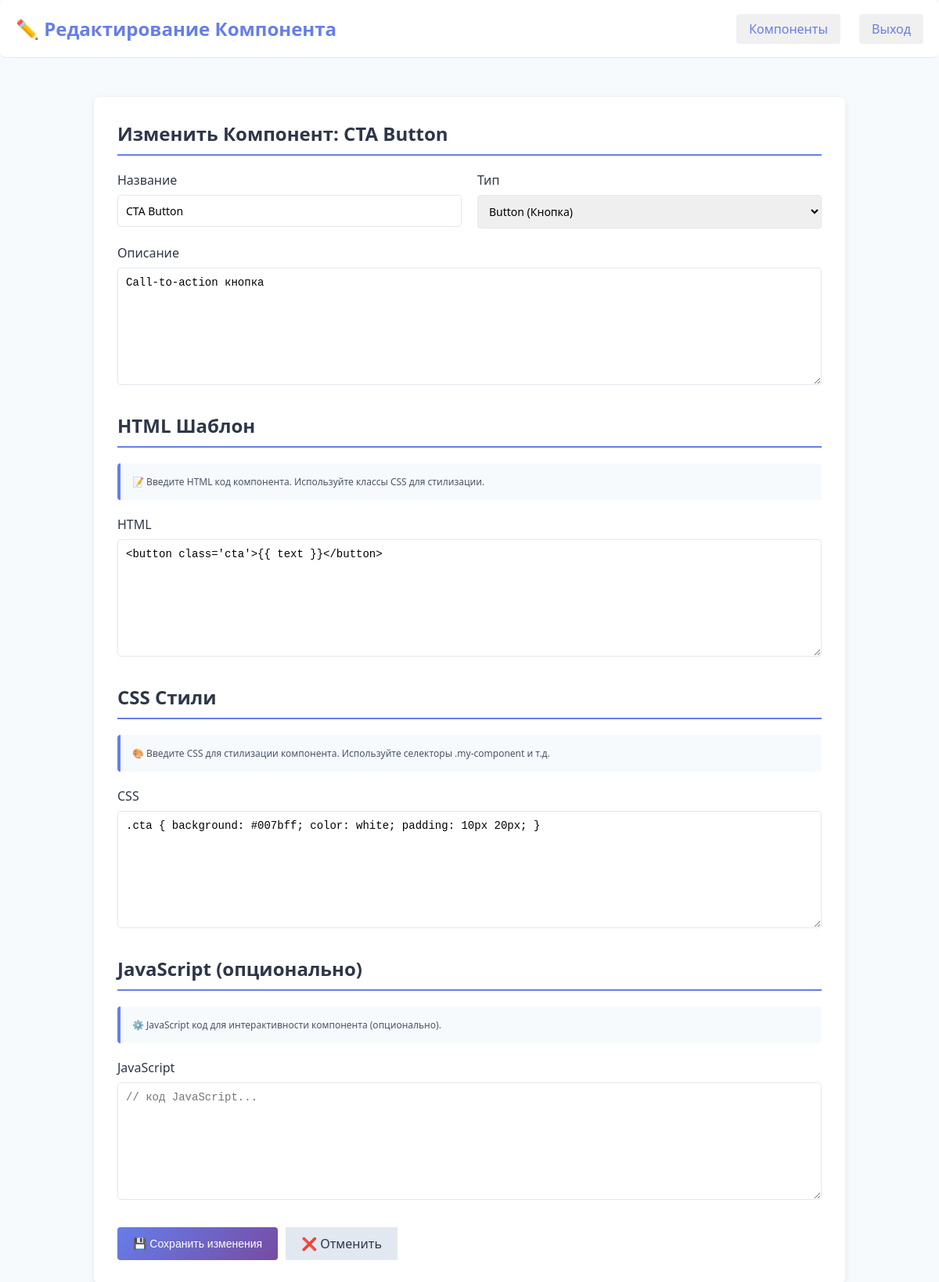
Before: /components/2/edit (signed in) with the older database file.
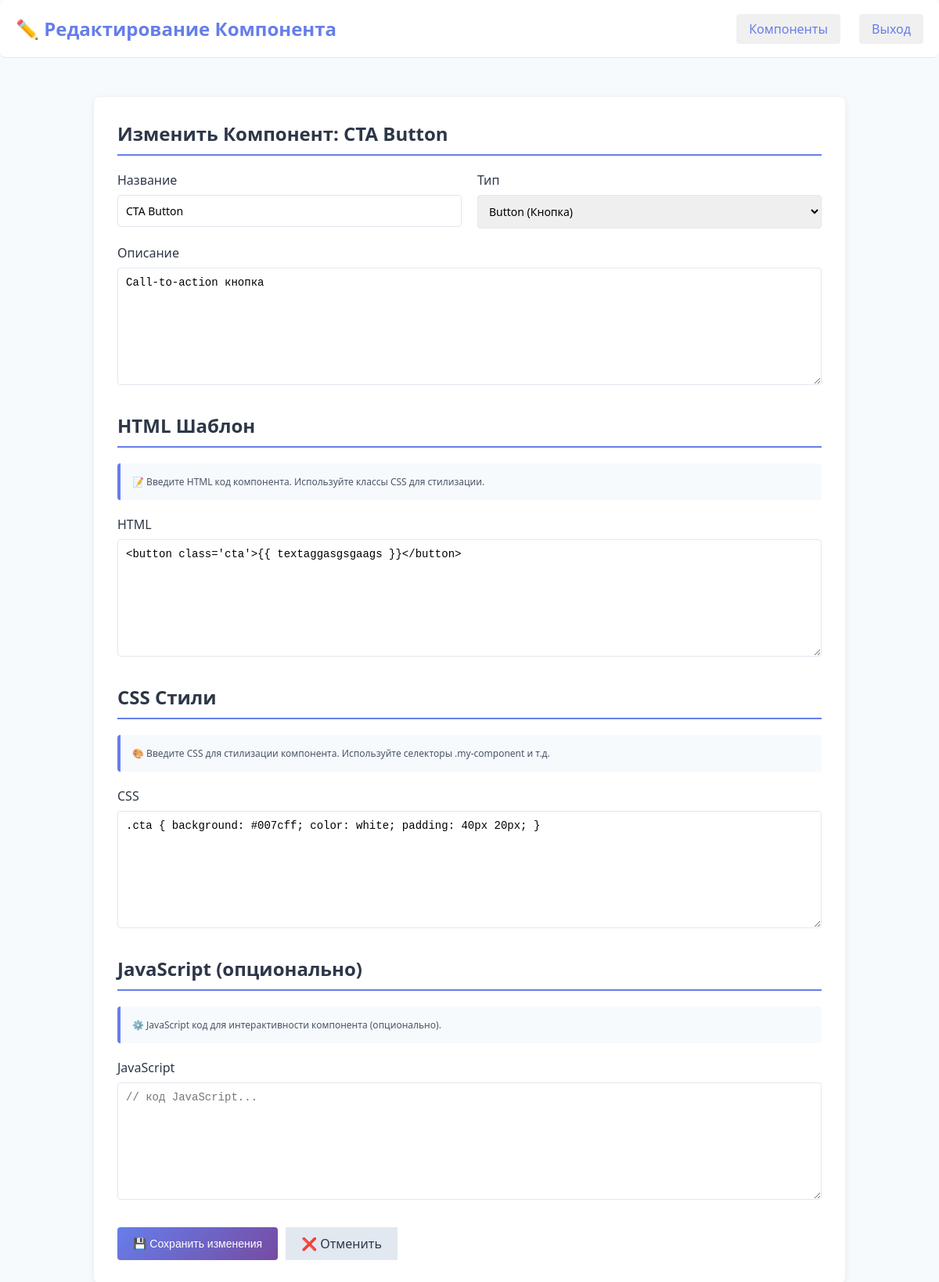
After: the same page with the newer database file.
### tables this page shows
CREATE TABLE components (
                id INTEGER PRIMARY KEY AUTOINCREMENT,
                name TEXT NOT NULL,
                type TEXT NOT NULL,
                description TEXT,
                html_template TEXT,
                css_styles TEXT,
                js_script TEXT,
                created_at TIMESTAMP DEFAULT CURRENT_TIMESTAMP
            );

### app.py (the view, shortened to what this page needs)
@app.route('/components/<int:component_id>/edit', methods=['GET', 'POST'])
@login_required
def edit_component(component_id):
    component = get_component_by_id(component_id)
    if not component:
        return redirect(url_for('components'))
    return render_template('edit_component.html', component=component)

### app.py (called while the page is built)
def get_db_connection():
    conn = sqlite3.connect(DB_PATH)
    conn.row_factory = sqlite3.Row
    return conn

def get_component_by_id(component_id):
    conn = get_db_connection()
    cursor = conn.cursor()
    cursor.execute('SELECT * FROM components WHERE id=?', (component_id,))
    component = cursor.fetchone()
    conn.close()
    return dict(component) if component else None

def login_required(f):
    @wraps(f)
    def decorated_function(*args, **kwargs):
        if 'user_id' not in session:
            return redirect(url_for('login'))
        return f(*args, **kwargs)
    return decorated_function

### templates/edit_component.html (shortened to what this page needs)
<!DOCTYPE html>
<html lang="ru">
<head>
</head>
<body>
    <header>
        <h1>✏️ Редактирование Компонента</h1>
        <div class="user-menu">
            <a href="/components">Компоненты</a>
            <a href="/logout">Выход</a>
        </div>
    </header>
    <div class="container">
        <form method="POST" class="edit-form">
            <h2>Изменить Компонент: {{ component.name }}</h2>
            <div class="form-row">
                <div class="form-group">
                    <label>Название</label>
                    <input type="text" name="name" value="{{ component.name }}" required>
                </div>
                <div class="form-group">
                    <label>Тип</label>
                    <select name="type" required>
                        <option value="button" {% if component.type == 'button' %}selected{% endif %}>Button (Кнопка)</option>
                    </select>
                </div>
            </div>
            <div class="form-group">
                <label>Описание</label>
                <textarea name="description" placeholder="Описание компонента...">{{ component.description or '' }}</textarea>
            </div>
            <h2 style="margin-top: 30px;">HTML Шаблон</h2>
            <div class="code-info">
                📝 Введите HTML код компонента. Используйте классы CSS для стилизации.
            </div>
            <div class="form-group">
                <label>HTML</label>
                <textarea name="html_template" placeholder="&lt;div class='my-component'&gt;...&lt;/div&gt;">{{ component.html_template }}</textarea>
            </div>
            <h2 style="margin-top: 30px;">CSS Стили</h2>
            <div class="code-info">
                🎨 Введите CSS для стилизации компонента. Используйте селекторы .my-component и т.д.
            </div>
            <div class="form-group">
                <label>CSS</label>
                <textarea name="css_styles" placeholder=".my-component { /* стили */ }">{{ component.css_styles }}</textarea>
            </div>
            <h2 style="margin-top: 30px;">JavaScript (опционально)</h2>
            <div class="code-info">
                ⚙️ JavaScript код для интерактивности компонента (опционально).
            </div>
            <div class="form-group">
                <label>JavaScript</label>
                <textarea name="js_script" placeholder="// код JavaScript...">{{ component.js_script or '' }}</textarea>
            </div>
            <div class="button-group">
                <button type="submit" class="btn-save">💾 Сохранить изменения</button>
                <a href="/components" class="btn-cancel" style="padding: 10px 20px; text-decoration: none; display: inline-block;">❌ Отменить</a>
            </div>
        </form>
    </div>
</body>
</html>

Changed rows visible on the page:
changed components "CTA Button": html_template "<button class='cta'>{{ text }}</button>" → "<button class='cta'>{{ textaggasgsgaags }}</button>"; css_styles ".cta { background: #007bff; color: white; padding: 10px 20px; }" → ".cta { background: #007cff; color: white; padding: 40px 20px; }"
